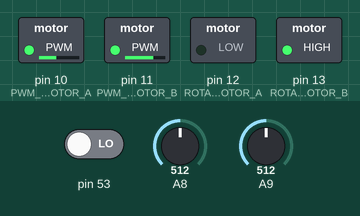
The sketch below on a simulated Arduino Mega 2560, built with avr-gcc and run on an emulated ATmega2560. Shown: switched loads named in the sketch (green lamp = pin HIGH). Dashed ring = blinking. Inputs (shaded band) come from the test bench; at power-on: pin 53 LOW, A8 = 512, A9 = 512.

Above: at 1.2 s.
1.3 s: pin 53 driven HIGH
At 2.5 s:
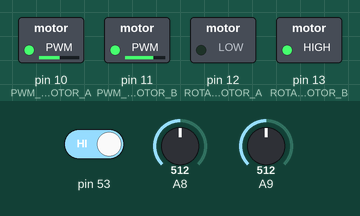
4.3 s: pin 53 driven LOW
At 4.86 s:
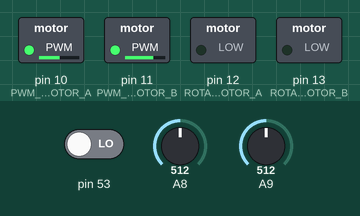
At 5.9 s:
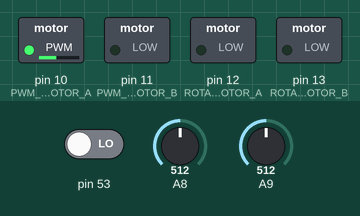
Timing chart, 0 to 13.3 s (numbered marks = the images above; inputs shaded):
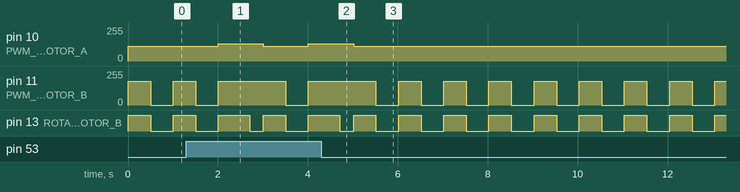

Measured:
- after the input at 1.3 s, pin 10 (PWM_CONTROL_MOTOR_A): 110/255 → 130/255 after 0.71 s, → 110/255 1.0 s later, → 130/255 1.0 s later; pin 11 (PWM_CONTROL_MOTOR_B): 180/255 → 0/255 after 2.2 s, → 180/255 0.50 s later
- after the input at 4.3 s, pin 10 (PWM_CONTROL_MOTOR_A): goes on until 5.0 s, then stays 110/255; pin 11 (PWM_CONTROL_MOTOR_B): alternates 180/255 for 0.50 s and 0/255 for 0.50 s, starting after 2.2 s
- by itself, pin 13 (ROTATION_MOTOR_B): repeats every 1.0 s: HIGH 0.50 s, LOW 0.51 s

The sketch:

SLALOM.ino
```cpp
/*
10 - Enable A - ШИМ управление двигателем А
 11 - Enable B - ШИМ управление двигателем В
 12 - Input 1 - Направление двигателя А
 13 - Input 3 - Направление двигателя В

 A8 - RIGHT SHARP SENSOR
 A9 - LEFT SHARP SENSOR

 Источник https://arduino-ua.com/prod1183-motoshild-ysilennii-ASC204
 IMPORTANT! 29ms should be the shortest delay between pings.
 */
 //#include <NewPing.h>
///////////////////////////PIN DEFINITION//////////////////////////////////////////
#define SPEED 130

#define left_sharp 9
#define right_sharp 8

#define FRONT_SENSOR_TRIG 22
#define FRONT_SENSOR_ECHO 23

#define LEFT_SENSOR_TRIG 24
#define LEFT_SENSOR_ECHO 25

#define RIGHT_SENSOR_TRIG 26
#define RIGHT_SENSOR_ECHO 27

#define PWM_CONTROL_MOTOR_A 10
#define ROTATION_MOTOR_A 12

#define PWM_CONTROL_MOTOR_B 11
#define ROTATION_MOTOR_B 13
///////////////////////////END OF PIN DEFINITION///////////////////////////////////

///////////////////////////SOME CONSTANT VALUES////////////////////////////////////
#define TIME_BETWEEN_MEASUREMENTS 30 //IN uS
#define MAX_PING_DISTANCE 400 //IN CM, NO MORE THAN 500 BY DEFAULT
#define ITERACTION_FOR_ACCURATE_DIST_RESULT 2
///////////////////////////END OF SOME CONSTANT VALUES/////////////////////////////

///////////////////////////SOME OBJECTS AND FUNTIONS DECLARATION///////////////////
//NewPing sonar_front(FRONT_SENSOR_TRIG, FRONT_SENSOR_ECHO, MAX_PING_DISTANCE); // NewPing setup of pins and maximum distance.
//NewPing sonar_left(LEFT_SENSOR_TRIG, LEFT_SENSOR_ECHO, MAX_PING_DISTANCE);
//NewPing sonar_right(RIGHT_SENSOR_TRIG, RIGHT_SENSOR_ECHO, MAX_PING_DISTANCE);
///////////////////////////END OF SOME OBJECTS AND FUNTIONS DECLARATION///////////

//////////////////////////GLOBAL VARIABLES////////////////////////////////////////
int i;
unsigned long int now_time = 0, now_time_for_driving = 0;
unsigned int uS = 0;
unsigned int dist_front_sensor = 0;
unsigned int dist_left_sensor = 0;
unsigned int dist_right_sensor = 0;
int smaller_dist = 0;
int right = 0;
int left = 0;
int right_now = 0, left_now = 0;
float volts = 0, dist = 0;
//////////////////////////END OF GLOBAL VARIABLES/////////////////////////////////

float get_sharp_dist(int pin)
{
  volts = analogRead(pin)*0.0048828125; // считываем значение сенсора и переводим в напряжение
  dist = 27.579*pow(volts, -1.212);

  return dist;
}

/*unsigned int get_front_sensor_data()
{
  uS = sonar_front.ping_median(ITERACTION_FOR_ACCURATE_DIST_RESULT);
  dist_front_sensor = sonar_front.convert_cm(uS);

  uS = 0;
  return dist_front_sensor;
}

unsigned int get_left_sensor_data()
{
  uS = sonar_left.ping_median(ITERACTION_FOR_ACCURATE_DIST_RESULT);
  dist_left_sensor = sonar_left.convert_cm(uS);

  uS = 0;
  return dist_left_sensor;
}

unsigned int get_right_sensor_data()
{
  uS = sonar_right.ping_median(ITERACTION_FOR_ACCURATE_DIST_RESULT);
  dist_right_sensor = sonar_right.convert_cm(uS);

  uS = 0;
  return dist_right_sensor;
}
*/
void motion(char major_motor_rotation[8], int major_motor_speed, char m_direction[5]) //FORWARD/BACKWARD/STOP, 0-255, LEFT/RIGHT/NO
{
  //TURN MOTOR CONTROL
  if (m_direction == "LEFT")
  {
    digitalWrite(ROTATION_MOTOR_B, HIGH);
    analogWrite(PWM_CONTROL_MOTOR_B, 180);
  }
  else if (m_direction == "RIGHT")
  {
    digitalWrite(ROTATION_MOTOR_B, LOW);
    analogWrite(PWM_CONTROL_MOTOR_B, 180);
  }
  else if (m_direction == "NO")
  {
    digitalWrite(ROTATION_MOTOR_B, LOW);
    analogWrite(PWM_CONTROL_MOTOR_B, 0);
  }

  //MAJOR MOTOR CONTROL
  if (major_motor_rotation == "FORWARD")
  {
    digitalWrite(ROTATION_MOTOR_A, HIGH);
    analogWrite(PWM_CONTROL_MOTOR_A, major_motor_speed);
    //analogWrite(PWM_CONTROL_MOTOR_A, major_motor_speed);
    /*now_time_for_driving = millis();
     for (i = 40; i < major_motor_speed; i += 10)
     {
     if (millis() - now_time_for_driving < 10)
     {
     analogWrite(PWM_CONTROL_MOTOR_A, i);
     now_time_for_driving = millis();
     }
     }*/
  }
  else if (major_motor_rotation == "BACKWARD")
  {
    digitalWrite(ROTATION_MOTOR_A, LOW);
    analogWrite(PWM_CONTROL_MOTOR_A, major_motor_speed);
    //now_time_for_driving = millis();
    /*for (i = 40; i < major_motor_speed; i += 10)
     {
     if (millis() - now_time_for_driving < 10)
     {
     analogWrite(PWM_CONTROL_MOTOR_A, i);
     now_time_for_driving = millis();
     }
     }*/
  }
  else if (major_motor_rotation == "STOP")
  {
    digitalWrite(ROTATION_MOTOR_A, LOW);
    analogWrite(PWM_CONTROL_MOTOR_A, 0);
  }
}

void setup()
{
  //pinMode(52, OUTPUT);
  pinMode(53, INPUT);

  pinMode(36, INPUT);
  pinMode(40, INPUT);
  //++
  //pinMode(42, OUTPUT);
  //pinMode(39, OUTPUT);
  //--
  //pinMode(41, OUTPUT);
  //pinMode(38, OUTPUT);


  /* pinMode(FRONT_SENSOR_TRIG, OUTPUT);
   pinMode(RIGHT_SENSOR_TRIG, OUTPUT);
   pinMode(LEFT_SENSOR_TRIG, OUTPUT);

   pinMode(FRONT_SENSOR_ECHO, INPUT);
   pinMode(RIGHT_SENSOR_ECHO, INPUT);
   pinMode(LEFT_SENSOR_ECHO, INPUT);*/

  pinMode(ROTATION_MOTOR_A, OUTPUT);
  pinMode(ROTATION_MOTOR_B, OUTPUT);
  pinMode(PWM_CONTROL_MOTOR_A, OUTPUT);
  pinMode(PWM_CONTROL_MOTOR_B, OUTPUT);

  /////////////////////////UNDER LOOP OPERATIONS////////////////////
  //right = get_right_sensor_data();
  //left = get_left_sensor_data();

  right = get_sharp_dist(right_sharp);
  left = get_sharp_dist(left_sharp);
}


void loop()
{

  //right_now = get_right_sensor_data();
  //left_now = get_left_sensor_data();
  /*
  if (get_left_sensor_data() < get_right_sensor_data() && digitalRead(53) == LOW) //get_front_sensor_data() <= 10()() || digitalRead(53) == HIGH && get_left_sensor_data() < get_right_sensor_data()
   {
   motion("BACKWARD", SPEED, "RIGHT"); //right
   }

   if (get_left_sensor_data() > get_right_sensor_data() && digitalRead(53) == LOW) //|| (digitalRead(53) == LOW && digitalRead(36) == LOW)
   {
   motion("BACKWARD", SPEED, "LEFT"); //LEFT
   }

   if(digitalRead(53) == LOW && digitalRead(40) == LOW) //forward and right
   {
   motion("BACKWARD", SPEED, "RIGHT");
   }

   if(digitalRead(53) == LOW && digitalRead(36) == LOW) //forward and left
   {
   motion("BACKWARD", SPEED, "LEFT");
   }

   if (get_front_sensor_data() > 20)
   {
   if (millis() - now_time > 250)
   {
   now_time = millis();
   right = get_right_sensor_data();
   left = get_left_sensor_data();
   }

   motion("FORWARD", SPEED, "NO");

   if (get_front_sensor_data() < 40)
   {
   motion("FORWARD", 80, "NO");
   }

   if (get_front_sensor_data() >= 40 && get_front_sensor_data() <= 42)
   {
   motion("FORWARD", 0, "NO");
   }

   if (right - get_right_sensor_data() > 2 && right - get_right_sensor_data() < 20 || digitalRead(40) == LOW)
   {
   motion("FORWARD", SPEED, "LEFT");
   }

   if (left - get_left_sensor_data() > 2 && left - get_left_sensor_data() < 20 || digitalRead(36) == LOW)
   {
   motion("FORWARD", SPEED, "RIGHT");
   }
   */
  /* if (left - get_left_sensor_data() > 3 && left - get_left_sensor_data() < 10 && digitalRead(36) == LOW && digitalRead(40) == LOW)
   {
   motion("BACKWARD", 70, "RIGHT");
   }

   if (right - get_right_sensor_data() > 3 && right - get_right_sensor_data() < 10 && digitalRead(36) == LOW && digitalRead(40) == LOW)
   {
   motion("BACKWARD", 70, "LEFT");
   }
   }*/
  /*
  if (millis() - now_time > 250)
   {
   now_time = millis();
   right = get_sharp_dist(right_sharp);
   left = get_sharp_dist(left_sharp);
   }
   */

  if(abs(get_sharp_dist(left_sharp) - get_sharp_dist(right_sharp)) < 5)
  {

    motion("FORWARD", SPEED, "NO");
  }

  if (abs(get_sharp_dist(left_sharp) - get_sharp_dist(right_sharp)) >= 7 && get_sharp_dist(right_sharp) > get_sharp_dist(left_sharp))
  {
    motion("FORWARD", SPEED - 30, "LEFT");
  }

  if (abs(get_sharp_dist(left_sharp) - get_sharp_dist(right_sharp)) >= 7 && get_sharp_dist(right_sharp) < get_sharp_dist(left_sharp))
  {
    motion("FORWARD", SPEED - 30, "RIGHT");
  }

  if(digitalRead(53) == HIGH)
  {
    //motion("STOP", 0, "NO");
    //motion("BACKWARD", SPEED, "NO");
    now_time = millis();
   while (millis() - now_time < 700)
   {

   motion("BACKWARD", SPEED, "LEFT");
   }
   now_time = millis();
   while (millis() - now_time < 300)
   {

   motion("BACKWARD", SPEED, "RIGHT");
   }
   now_time = millis();
  }

    if (digitalRead(53) == LOW && get_sharp_dist(right_sharp) > 35 &&  get_sharp_dist(left_sharp) < 30)
  {
    motion("FORWARD", SPEED , "RIGHT");
  }

   if (digitalRead(53) == LOW && get_sharp_dist(right_sharp) < 30 &&  get_sharp_dist(left_sharp) > 35)
  {
    motion("FORWARD", SPEED , "LEFT");
  }


 if(get_sharp_dist(left_sharp) < 10 || get_sharp_dist(right_sharp) < 10)
    {
      now_time = millis();
      while (millis() - now_time < 500)
   {

   motion("BACKWARD", SPEED - 20, "LEFT");
   }
      now_time = millis();
   while (millis() - now_time < 500)
   {

   motion("BACKWARD", SPEED - 20, "NO");
   }
   now_time = millis();
  }


/*
  if(digitalRead(53) == LOW)
  {
    motion("BACKWARD", SPEED, "NO");
  }
  */
}
```
